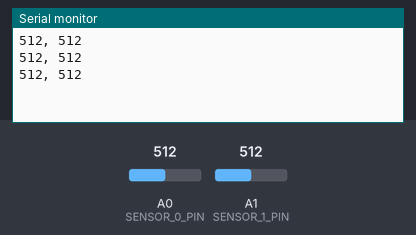
A sketch run on a simulated Arduino Uno, built with avr-gcc and run on an emulated ATmega328P. On the bench: the last lines printed to the serial monitor. The test bench sets the inputs (shaded band); at power-on: A0 (SENSOR_0_PIN) = 512, A1 (SENSOR_1_PIN) = 512.

Above: at 1.3 s.
1.4 s: A0 (SENSOR_0_PIN) set to 716
At 1.9 s:
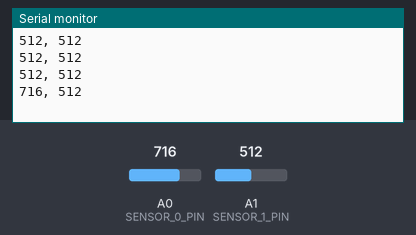
2.9 s: A1 (SENSOR_1_PIN) set to 716
At 3.4 s:
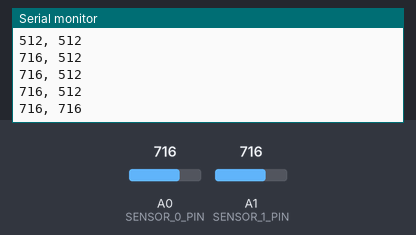
4.4 s: A0 (SENSOR_0_PIN) set to 900
At 4.9 s:
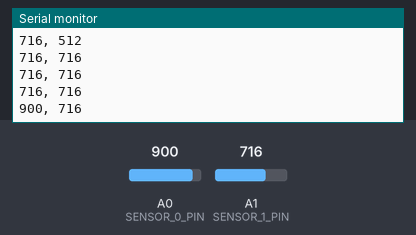
5.9 s: A1 (SENSOR_1_PIN) set to 900
At 6.4 s:
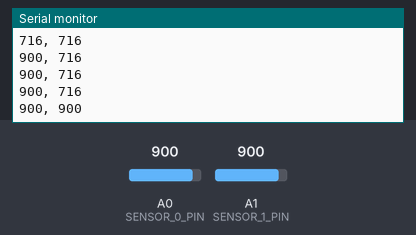
Timing chart, 0 to 8.4 s (numbered marks = the images above; inputs shaded):
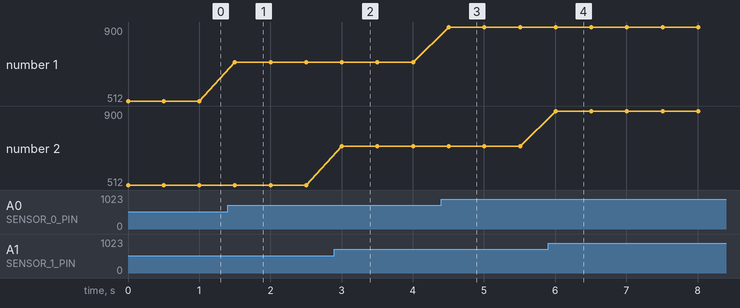

The sketch:

arduino_logger.ino
```cpp
#define SENSOR_0_PIN A0
#define SENSOR_1_PIN A1

long i = 0;

void setup() {
  Serial.begin(9600);
}

void loop() {
//  Serial.println("iteration #" + String(i));
//  Serial.print(i);
//  Serial.print(", ");
  Serial.print(analogRead(SENSOR_0_PIN));
  Serial.print(", ");
  Serial.println(analogRead(SENSOR_1_PIN));
  i++;
  delay(500);
}
```

Measured:
- after the input at 1.4 s, the serial monitor: prints a new line after 0.10 s (image 1)
- after the input at 2.9 s, the serial monitor: prints a new line after 0.10 s (image 2)
- after the input at 4.4 s, the serial monitor: prints a new line after 0.11 s (image 3)
- after the input at 5.9 s, the serial monitor: prints a new line after 0.11 s (image 4)
- plotted number 1: 512 → 716 after the input at 1.4 s, 716 → 900 after the input at 4.4 s
